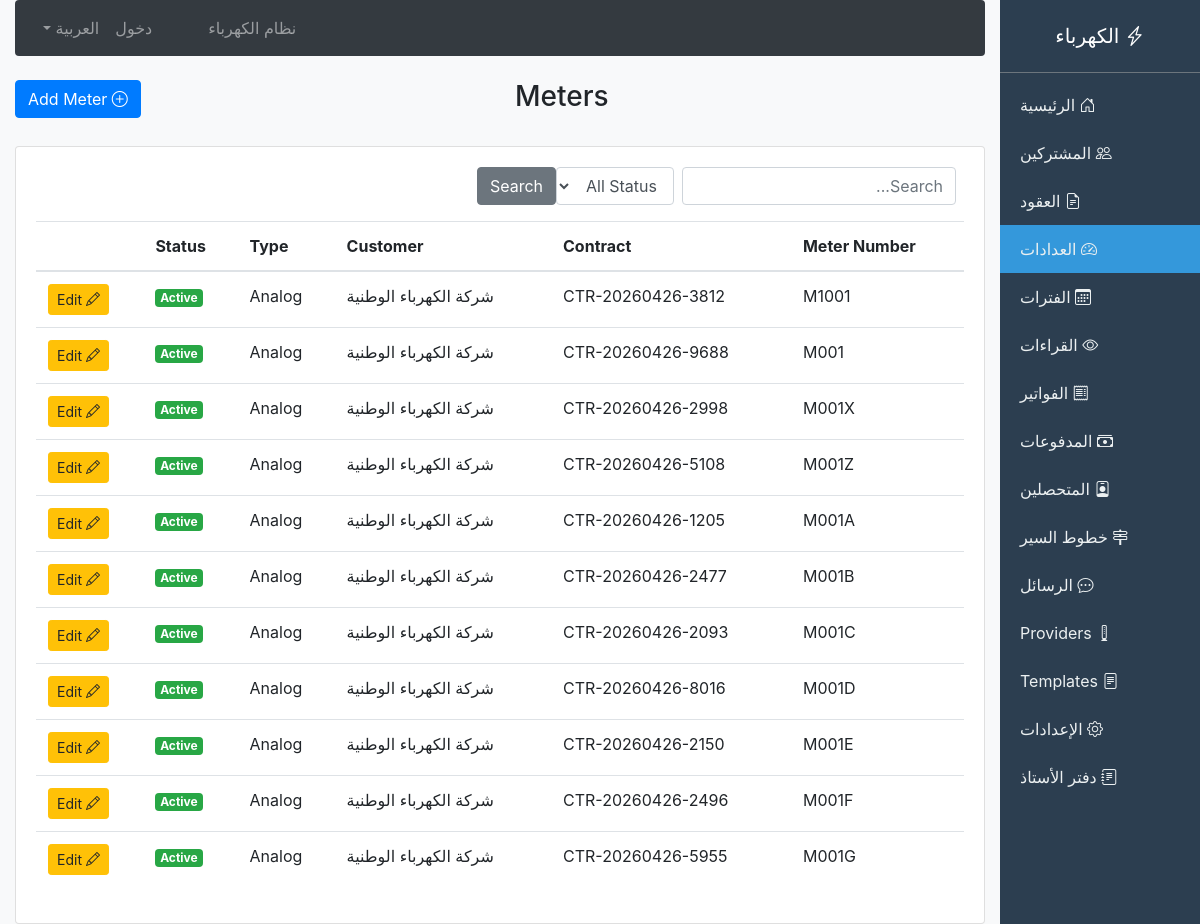
Page /billing/meters/ on the earlier database version.
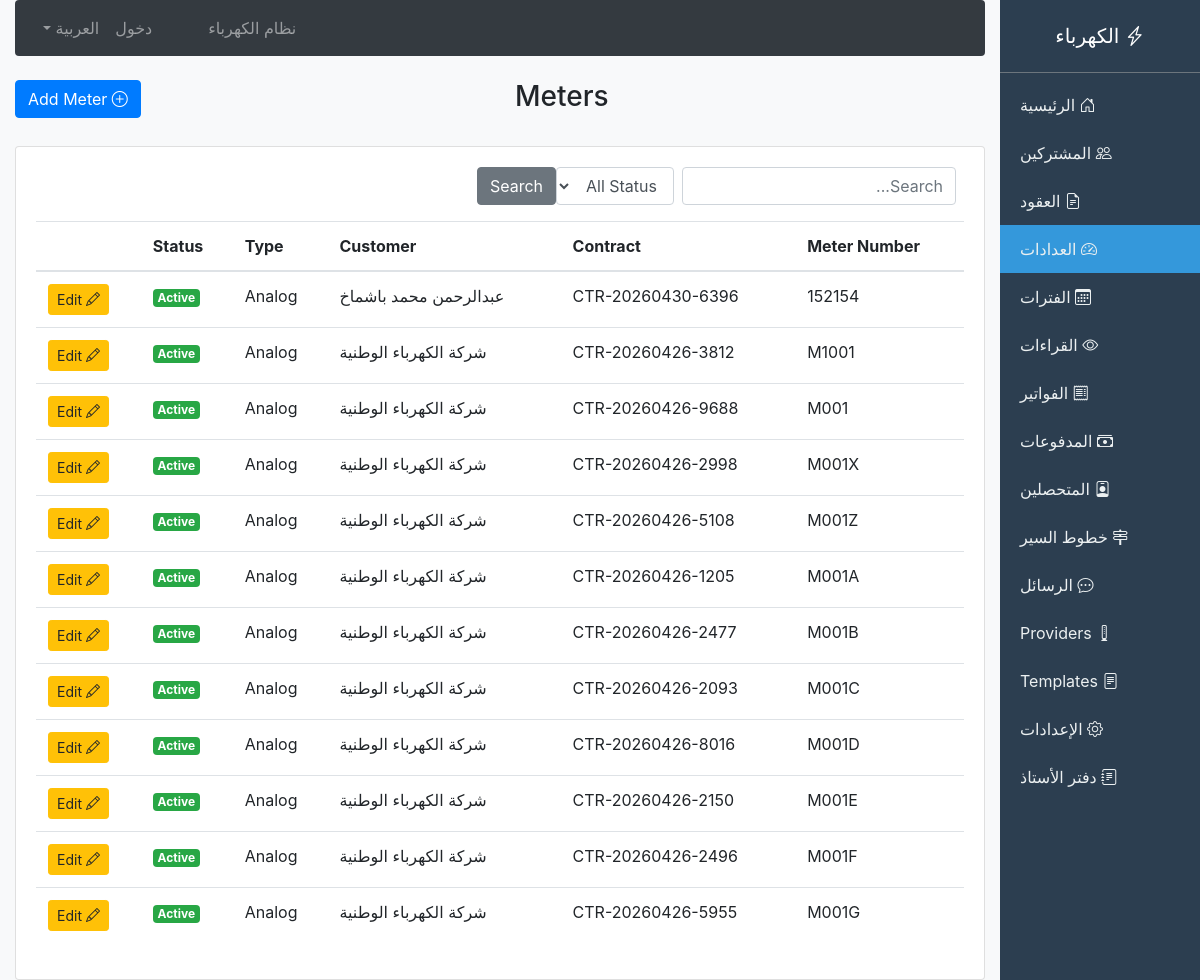
Same page on the later database version.
### billing/models.py (models this page shows, shortened)
class Meter(models.Model):
    class MeterStatus(models.TextChoices):
        ACTIVE = 'active', 'Active'
        DEFECTIVE = 'defective', 'Defective'
        REPLACED = 'replaced', 'Replaced'
        REMOVED = 'removed', 'Removed'
    class MeterType(models.TextChoices):
        ANALOG = 'analog', 'Analog'
        DIGITAL = 'digital', 'Digital'
        PREPAID = 'prepaid', 'Prepaid'
    meter_number = models.CharField(max_length=50, unique=True, blank=True)
    contract = models.ForeignKey(Contract, on_delete=models.CASCADE, related_name='meters')
    meter_model = models.CharField(max_length=100, blank=True, default='')
    meter_type = models.CharField(max_length=20, choices=MeterType.choices, default=MeterType.ANALOG)
    initial_reading = models.DecimalField(max_digits=12, decimal_places=2, default=0)
    last_approved_reading = models.DecimalField(max_digits=12, decimal_places=2, null=True, blank=True)
    installation_date = models.DateField(null=True, blank=True)
    last_reading_date = models.DateField(null=True, blank=True)
    meter_status = models.CharField(max_length=20, choices=MeterStatus.choices, default=MeterStatus.ACTIVE)
    location_description = models.CharField(max_length=255, blank=True, default='')
    class Meta:
        ordering = ['-installation_date']

class Contract(models.Model):
    class ContractStatus(models.TextChoices):
        ACTIVE = 'active', 'Active'
        SUSPENDED = 'suspended', 'Suspended'
        TERMINATED = 'terminated', 'Terminated'
        EXPIRED = 'expired', 'Expired'
    contract_number = models.CharField(max_length=50, unique=True, blank=True)
    customer = models.ForeignKey(Customer, on_delete=models.CASCADE, related_name='contracts')
    type = models.ForeignKey(SubscriptionType, on_delete=models.CASCADE)
    start_date = models.DateField(null=True, blank=True)
    end_date = models.DateField(null=True, blank=True)
    contract_status = models.CharField(max_length=20, choices=ContractStatus.choices, default=ContractStatus.ACTIVE)
    connection_load = models.DecimalField(max_digits=10, decimal_places=2, default=0, verbose_name='Connection Load (kW)')
    deposit_amount = models.DecimalField(max_digits=10, decimal_places=2, default=0)
    notes = models.TextField(blank=True, default='')
    created_by = models.ForeignKey(User, on_delete=models.SET_NULL, null=True, blank=True)
    created_at = models.DateTimeField(auto_now_add=True)
    class Meta:
        ordering = ['-created_at']

class Customer(models.Model):
    customer_number = models.CharField(max_length=50, unique=True, blank=True, default='')
    full_name_ar = models.CharField(max_length=150)
    full_name_en = models.CharField(max_length=150, blank=True, default='')
    national_id = models.CharField(max_length=50, blank=True, default='')
    mobile_phone = models.CharField(max_length=20, blank=True, default='')
    phone2 = models.CharField(max_length=20, blank=True, default='')
    email = models.EmailField(blank=True, default='')
    address = models.TextField(blank=True, default='')
    city = models.CharField(max_length=50, blank=True, default='')
    is_active = models.BooleanField(default=True)
    registration_date = models.DateField(auto_now_add=True)
    current_balance = models.DecimalField(max_digits=12, decimal_places=2, default=0)
    credit_limit = models.DecimalField(max_digits=12, decimal_places=2, default=0)
    notes = models.TextField(blank=True, default='')
    created_at = models.DateTimeField(auto_now_add=True)

### billing/views.py (the view)
# urls.py: path('meters/', views.meter_list, name='meter_list'),
def meter_list(request):
    meters = Meter.objects.select_related('contract__customer').all()
    query = request.GET.get('q')
    if query:
        meters = meters.filter(
            Q(meter_number__icontains=query) |
            Q(contract__contract_number__icontains=query)
        )
    status = request.GET.get('status')
    if status:
        meters = meters.filter(meter_status=status)
    paginator = Paginator(meters, 25)
    page = request.GET.get('page')
    return render(request, 'billing/meter_list.html', {
        'meters': paginator.get_page(page),
    })

### billing/context_processors.py (called while the page is built)
def language_context(request):
    lang = getattr(request, 'session', {}).get('django_language', 'ar')
    if not lang:
        lang = 'ar'
    return {
        'LANGUAGE_CODE': lang,
        'LANGUAGE_NAME': 'العربية' if lang == 'ar' else 'English'
    }

### templates/billing/meter_list.html (shortened to what this page needs)
{% extends 'billing/base.html' %}
{% block content %}
<div class="row mb-4">
    <div class="col-md-6">
        <h3>Meters</h3>
    </div>
    <div class="col-md-6 text-left">
        <a href="{% url 'meter_create' %}" class="btn btn-primary">
            <i class="bi bi-plus-circle"></i> Add Meter
        </a>
    </div>
</div>
<div class="card">
    <div class="card-body">
        <form method="get" class="form-inline mb-3">
            <input type="text" name="q" class="form-control mr-2" placeholder="Search..." value="{{ request.GET.q }}">
            <select name="status" class="form-control mr-2">
                <option value="">All Status</option>
            </select>
            <button type="submit" class="btn btn-secondary">Search</button>
        </form>
        <table class="table table-hover">
            <thead>
                <tr>
                    <th>Meter Number</th>
                    <th>Contract</th>
                    <th>Customer</th>
                    <th>Type</th>
                    <th>Status</th>
                    <th></th>
                </tr>
            </thead>
            <tbody>
                {% for meter in meters %}
                <tr>
                    <td>{{ meter.meter_number }}</td>
                    <td>{{ meter.contract.contract_number }}</td>
                    <td>{{ meter.contract.customer.full_name_ar }}</td>
                    <td>{{ meter.get_meter_type_display }}</td>
                    <td>
                        <span class="badge badge-{% if meter.meter_status == 'active' %}success{% else %}warning{% endif %}">
                            {{ meter.get_meter_status_display }}
                        </span>
                    </td>
                    <td>
                        <a href="{% url 'meter_edit' meter.id %}" class="btn btn-sm btn-warning">
                            <i class="bi bi-pencil"></i> Edit
                        </a>
                    </td>
                </tr>
                {% empty %}
                <tr>
                    <td colspan="6" class="text-center">No meters</td>
                </tr>
                {% endfor %}
            </tbody>
        </table>
    </div>
</div>
{% endblock %}

Differences in the rows shown:
added Meter: meter_number "152154", contract.contract_number "CTR-20260430-6396", contract.customer.full_name_ar "عبدالرحمن محمد باشماخ", meter_type "Analog", meter_status "Active"
